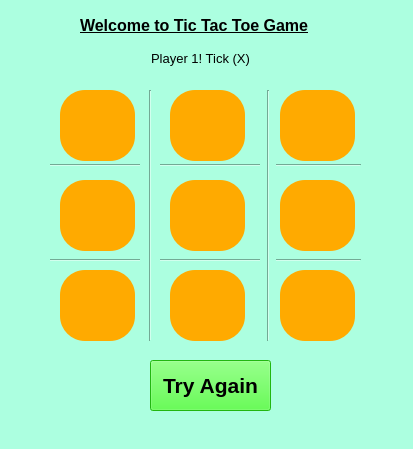
<?xml version="1.0" encoding="UTF-8"?>
<ui version="4.0">
 <class>MainWindow</class>
 <widget class="QMainWindow" name="MainWindow">
  <property name="geometry">
   <rect>
    <x>0</x>
    <y>0</y>
    <width>413</width>
    <height>449</height>
   </rect>
  </property>
  <property name="font">
   <font>
    <pointsize>25</pointsize>
   </font>
  </property>
  <property name="windowTitle">
   <string>Tic Tac Toe (Numan Edition)</string>
  </property>
  <property name="styleSheet">
   <string notr="true">background-color: rgb(125, 255, 255);
background-color: rgb(172, 255, 224);</string>
  </property>
  <widget class="QWidget" name="centralwidget">
   <widget class="QLabel" name="labelWelcome">
    <property name="geometry">
     <rect>
      <x>80</x>
      <y>10</y>
      <width>261</width>
      <height>31</height>
     </rect>
    </property>
    <property name="font">
     <font>
      <pointsize>12</pointsize>
      <weight>75</weight>
      <bold>true</bold>
      <underline>true</underline>
      <strikeout>false</strikeout>
     </font>
    </property>
    <property name="text">
     <string>&lt;html&gt;&lt;head/&gt;&lt;body&gt;&lt;p align=&quot;justify&quot;&gt;Welcome to Tic Tac Toe Game&lt;/p&gt;&lt;/body&gt;&lt;/html&gt;</string>
    </property>
    <property name="alignment">
     <set>Qt::AlignCenter</set>
    </property>
   </widget>
   <widget class="QLabel" name="labelWho">
    <property name="geometry">
     <rect>
      <x>150</x>
      <y>50</y>
      <width>101</width>
      <height>16</height>
     </rect>
    </property>
    <property name="font">
     <font>
      <pointsize>10</pointsize>
     </font>
    </property>
    <property name="text">
     <string>Player 1! Tick (X)</string>
    </property>
    <property name="alignment">
     <set>Qt::AlignCenter</set>
    </property>
   </widget>
   <widget class="Line" name="line">
    <property name="geometry">
     <rect>
      <x>50</x>
      <y>190</y>
      <width>311</width>
      <height>141</height>
     </rect>
    </property>
    <property name="font">
     <font>
      <pointsize>15</pointsize>
      <weight>75</weight>
      <bold>true</bold>
     </font>
    </property>
    <property name="orientation">
     <enum>Qt::Horizontal</enum>
    </property>
   </widget>
   <widget class="Line" name="line_2">
    <property name="geometry">
     <rect>
      <x>50</x>
      <y>100</y>
      <width>311</width>
      <height>131</height>
     </rect>
    </property>
    <property name="font">
     <font>
      <pointsize>15</pointsize>
      <weight>75</weight>
      <bold>true</bold>
     </font>
    </property>
    <property name="orientation">
     <enum>Qt::Horizontal</enum>
    </property>
   </widget>
   <widget class="Line" name="line_4">
    <property name="geometry">
     <rect>
      <x>140</x>
      <y>90</y>
      <width>20</width>
      <height>251</height>
     </rect>
    </property>
    <property name="orientation">
     <enum>Qt::Vertical</enum>
    </property>
   </widget>
   <widget class="Line" name="line_5">
    <property name="geometry">
     <rect>
      <x>260</x>
      <y>90</y>
      <width>16</width>
      <height>251</height>
     </rect>
    </property>
    <property name="orientation">
     <enum>Qt::Vertical</enum>
    </property>
   </widget>
   <widget class="QPushButton" name="pushButton_1">
    <property name="geometry">
     <rect>
      <x>60</x>
      <y>90</y>
      <width>75</width>
      <height>71</height>
     </rect>
    </property>
    <property name="font">
     <font>
      <pointsize>25</pointsize>
      <weight>75</weight>
      <bold>true</bold>
     </font>
    </property>
    <property name="layoutDirection">
     <enum>Qt::LeftToRight</enum>
    </property>
    <property name="styleSheet">
     <string notr="true">background-color: rgb(255, 170, 0);
border-radius:25

</string>
    </property>
    <property name="text">
     <string/>
    </property>
   </widget>
   <widget class="QPushButton" name="pushButton_2">
    <property name="geometry">
     <rect>
      <x>170</x>
      <y>90</y>
      <width>75</width>
      <height>71</height>
     </rect>
    </property>
    <property name="font">
     <font>
      <pointsize>25</pointsize>
      <weight>75</weight>
      <bold>true</bold>
     </font>
    </property>
    <property name="layoutDirection">
     <enum>Qt::LeftToRight</enum>
    </property>
    <property name="styleSheet">
     <string notr="true">background-color: rgb(255, 170, 0);
border-radius:25</string>
    </property>
    <property name="text">
     <string/>
    </property>
   </widget>
   <widget class="QPushButton" name="pushButton_3">
    <property name="geometry">
     <rect>
      <x>280</x>
      <y>90</y>
      <width>75</width>
      <height>71</height>
     </rect>
    </property>
    <property name="font">
     <font>
      <pointsize>25</pointsize>
      <weight>75</weight>
      <bold>true</bold>
     </font>
    </property>
    <property name="layoutDirection">
     <enum>Qt::LeftToRight</enum>
    </property>
    <property name="styleSheet">
     <string notr="true">background-color: rgb(255, 170, 0);
border-radius:25
</string>
    </property>
    <property name="text">
     <string/>
    </property>
   </widget>
   <widget class="QPushButton" name="pushButton_4">
    <property name="geometry">
     <rect>
      <x>60</x>
      <y>180</y>
      <width>75</width>
      <height>71</height>
     </rect>
    </property>
    <property name="font">
     <font>
      <pointsize>25</pointsize>
      <weight>75</weight>
      <bold>true</bold>
     </font>
    </property>
    <property name="layoutDirection">
     <enum>Qt::LeftToRight</enum>
    </property>
    <property name="styleSheet">
     <string notr="true">background-color: rgb(255, 170, 0);
border-radius:25
</string>
    </property>
    <property name="text">
     <string/>
    </property>
   </widget>
   <widget class="QPushButton" name="pushButton_5">
    <property name="geometry">
     <rect>
      <x>170</x>
      <y>180</y>
      <width>75</width>
      <height>71</height>
     </rect>
    </property>
    <property name="font">
     <font>
      <pointsize>25</pointsize>
      <weight>75</weight>
      <bold>true</bold>
     </font>
    </property>
    <property name="layoutDirection">
     <enum>Qt::LeftToRight</enum>
    </property>
    <property name="styleSheet">
     <string notr="true">background-color: rgb(255, 170, 0);
border-radius:25</string>
    </property>
    <property name="text">
     <string/>
    </property>
   </widget>
   <widget class="QPushButton" name="pushButton_6">
    <property name="geometry">
     <rect>
      <x>280</x>
      <y>180</y>
      <width>75</width>
      <height>71</height>
     </rect>
    </property>
    <property name="font">
     <font>
      <pointsize>25</pointsize>
      <weight>75</weight>
      <bold>true</bold>
     </font>
    </property>
    <property name="layoutDirection">
     <enum>Qt::LeftToRight</enum>
    </property>
    <property name="styleSheet">
     <string notr="true">background-color: rgb(255, 170, 0);
border-radius:25</string>
    </property>
    <property name="text">
     <string/>
    </property>
   </widget>
   <widget class="QPushButton" name="pushButton_7">
    <property name="geometry">
     <rect>
      <x>60</x>
      <y>270</y>
      <width>75</width>
      <height>71</height>
     </rect>
    </property>
    <property name="font">
     <font>
      <pointsize>25</pointsize>
      <weight>75</weight>
      <bold>true</bold>
     </font>
    </property>
    <property name="layoutDirection">
     <enum>Qt::LeftToRight</enum>
    </property>
    <property name="styleSheet">
     <string notr="true">background-color: rgb(255, 170, 0);
border-radius:25</string>
    </property>
    <property name="text">
     <string/>
    </property>
   </widget>
   <widget class="QPushButton" name="pushButton_8">
    <property name="geometry">
     <rect>
      <x>170</x>
      <y>270</y>
      <width>75</width>
      <height>71</height>
     </rect>
    </property>
    <property name="font">
     <font>
      <pointsize>25</pointsize>
      <weight>75</weight>
      <bold>true</bold>
     </font>
    </property>
    <property name="layoutDirection">
     <enum>Qt::LeftToRight</enum>
    </property>
    <property name="styleSheet">
     <string notr="true">background-color: rgb(255, 170, 0);
border-radius:25</string>
    </property>
    <property name="text">
     <string/>
    </property>
   </widget>
   <widget class="QPushButton" name="pushButton_9">
    <property name="geometry">
     <rect>
      <x>280</x>
      <y>270</y>
      <width>75</width>
      <height>71</height>
     </rect>
    </property>
    <property name="font">
     <font>
      <pointsize>25</pointsize>
      <weight>75</weight>
      <bold>true</bold>
     </font>
    </property>
    <property name="layoutDirection">
     <enum>Qt::LeftToRight</enum>
    </property>
    <property name="styleSheet">
     <string notr="true">background-color: rgb(255, 170, 0);
border-radius: 25</string>
    </property>
    <property name="text">
     <string/>
    </property>
   </widget>
   <widget class="QPushButton" name="pushButton">
    <property name="geometry">
     <rect>
      <x>150</x>
      <y>360</y>
      <width>121</width>
      <height>51</height>
     </rect>
    </property>
    <property name="font">
     <font>
      <family>MS Shell Dlg 2</family>
      <pointsize>16</pointsize>
      <weight>75</weight>
      <italic>false</italic>
      <bold>true</bold>
     </font>
    </property>
    <property name="layoutDirection">
     <enum>Qt::LeftToRight</enum>
    </property>
    <property name="styleSheet">
     <string notr="true">background-color: rgb(47, 255, 24);</string>
    </property>
    <property name="text">
     <string>Try Again</string>
    </property>
   </widget>
  </widget>
  <widget class="QMenuBar" name="menubar">
   <property name="geometry">
    <rect>
     <x>0</x>
     <y>0</y>
     <width>413</width>
     <height>21</height>
    </rect>
   </property>
  </widget>
  <widget class="QStatusBar" name="statusbar"/>
 </widget>
 <resources/>
 <connections/>
</ui>
